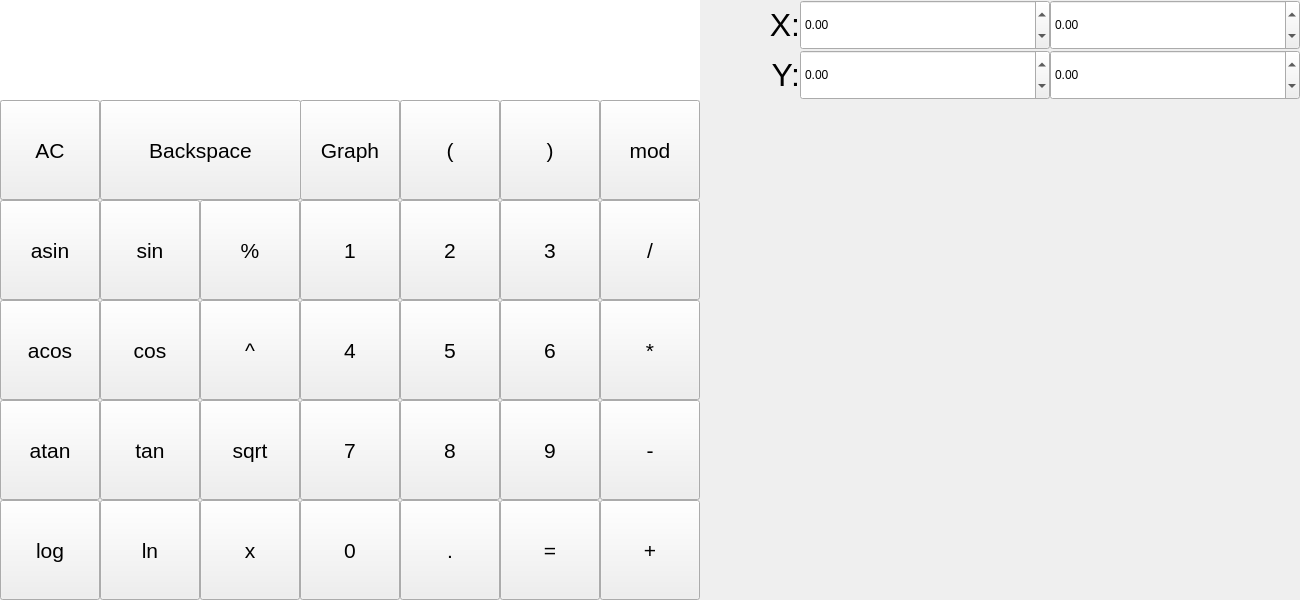
<?xml version="1.0" encoding="UTF-8"?>
<ui version="4.0">
 <class>MainWindow</class>
 <widget class="QMainWindow" name="MainWindow">
  <property name="geometry">
   <rect>
    <x>0</x>
    <y>0</y>
    <width>1300</width>
    <height>600</height>
   </rect>
  </property>
  <property name="sizePolicy">
   <sizepolicy hsizetype="Fixed" vsizetype="Fixed">
    <horstretch>0</horstretch>
    <verstretch>0</verstretch>
   </sizepolicy>
  </property>
  <property name="windowTitle">
   <string>Calculator</string>
  </property>
  <widget class="QWidget" name="centralwidget">
   <widget class="QPushButton" name="pushButton_1">
    <property name="geometry">
     <rect>
      <x>300</x>
      <y>200</y>
      <width>100</width>
      <height>100</height>
     </rect>
    </property>
    <property name="font">
     <font>
      <pointsize>16</pointsize>
     </font>
    </property>
    <property name="text">
     <string>1</string>
    </property>
   </widget>
   <widget class="QPushButton" name="pushButton_2">
    <property name="geometry">
     <rect>
      <x>400</x>
      <y>200</y>
      <width>100</width>
      <height>100</height>
     </rect>
    </property>
    <property name="font">
     <font>
      <pointsize>16</pointsize>
     </font>
    </property>
    <property name="text">
     <string>2</string>
    </property>
   </widget>
   <widget class="QPushButton" name="pushButton_3">
    <property name="geometry">
     <rect>
      <x>500</x>
      <y>200</y>
      <width>100</width>
      <height>100</height>
     </rect>
    </property>
    <property name="font">
     <font>
      <pointsize>16</pointsize>
     </font>
    </property>
    <property name="text">
     <string>3</string>
    </property>
   </widget>
   <widget class="QPushButton" name="pushButton_4">
    <property name="geometry">
     <rect>
      <x>300</x>
      <y>300</y>
      <width>100</width>
      <height>100</height>
     </rect>
    </property>
    <property name="font">
     <font>
      <pointsize>16</pointsize>
     </font>
    </property>
    <property name="text">
     <string>4</string>
    </property>
   </widget>
   <widget class="QPushButton" name="pushButton_5">
    <property name="geometry">
     <rect>
      <x>400</x>
      <y>300</y>
      <width>100</width>
      <height>100</height>
     </rect>
    </property>
    <property name="font">
     <font>
      <pointsize>16</pointsize>
     </font>
    </property>
    <property name="text">
     <string>5</string>
    </property>
   </widget>
   <widget class="QPushButton" name="pushButton_6">
    <property name="geometry">
     <rect>
      <x>500</x>
      <y>300</y>
      <width>100</width>
      <height>100</height>
     </rect>
    </property>
    <property name="font">
     <font>
      <pointsize>16</pointsize>
     </font>
    </property>
    <property name="text">
     <string>6</string>
    </property>
   </widget>
   <widget class="QPushButton" name="pushButton_7">
    <property name="geometry">
     <rect>
      <x>300</x>
      <y>400</y>
      <width>100</width>
      <height>100</height>
     </rect>
    </property>
    <property name="font">
     <font>
      <pointsize>16</pointsize>
     </font>
    </property>
    <property name="text">
     <string>7</string>
    </property>
   </widget>
   <widget class="QPushButton" name="pushButton_8">
    <property name="geometry">
     <rect>
      <x>400</x>
      <y>400</y>
      <width>100</width>
      <height>100</height>
     </rect>
    </property>
    <property name="font">
     <font>
      <pointsize>16</pointsize>
     </font>
    </property>
    <property name="text">
     <string>8</string>
    </property>
   </widget>
   <widget class="QPushButton" name="pushButton_9">
    <property name="geometry">
     <rect>
      <x>500</x>
      <y>400</y>
      <width>100</width>
      <height>100</height>
     </rect>
    </property>
    <property name="font">
     <font>
      <pointsize>16</pointsize>
     </font>
    </property>
    <property name="text">
     <string>9</string>
    </property>
   </widget>
   <widget class="QPushButton" name="pushButton_sin">
    <property name="geometry">
     <rect>
      <x>100</x>
      <y>200</y>
      <width>100</width>
      <height>100</height>
     </rect>
    </property>
    <property name="font">
     <font>
      <pointsize>16</pointsize>
     </font>
    </property>
    <property name="text">
     <string>sin</string>
    </property>
   </widget>
   <widget class="QPushButton" name="pushButton_cos">
    <property name="geometry">
     <rect>
      <x>100</x>
      <y>300</y>
      <width>100</width>
      <height>100</height>
     </rect>
    </property>
    <property name="font">
     <font>
      <pointsize>16</pointsize>
     </font>
    </property>
    <property name="text">
     <string>cos</string>
    </property>
   </widget>
   <widget class="QPushButton" name="pushButton_tan">
    <property name="geometry">
     <rect>
      <x>100</x>
      <y>400</y>
      <width>100</width>
      <height>100</height>
     </rect>
    </property>
    <property name="font">
     <font>
      <pointsize>16</pointsize>
     </font>
    </property>
    <property name="text">
     <string>tan</string>
    </property>
   </widget>
   <widget class="QPushButton" name="pushButton_acos">
    <property name="geometry">
     <rect>
      <x>0</x>
      <y>300</y>
      <width>100</width>
      <height>100</height>
     </rect>
    </property>
    <property name="font">
     <font>
      <pointsize>16</pointsize>
     </font>
    </property>
    <property name="text">
     <string>acos</string>
    </property>
   </widget>
   <widget class="QPushButton" name="pushButton_atan">
    <property name="geometry">
     <rect>
      <x>0</x>
      <y>400</y>
      <width>100</width>
      <height>100</height>
     </rect>
    </property>
    <property name="font">
     <font>
      <pointsize>16</pointsize>
     </font>
    </property>
    <property name="text">
     <string>atan</string>
    </property>
   </widget>
   <widget class="QPushButton" name="pushButton_asin">
    <property name="geometry">
     <rect>
      <x>0</x>
      <y>200</y>
      <width>100</width>
      <height>100</height>
     </rect>
    </property>
    <property name="font">
     <font>
      <pointsize>16</pointsize>
     </font>
    </property>
    <property name="text">
     <string>asin</string>
    </property>
   </widget>
   <widget class="QPushButton" name="pushButton_power">
    <property name="geometry">
     <rect>
      <x>200</x>
      <y>300</y>
      <width>100</width>
      <height>100</height>
     </rect>
    </property>
    <property name="font">
     <font>
      <pointsize>16</pointsize>
     </font>
    </property>
    <property name="text">
     <string>^</string>
    </property>
   </widget>
   <widget class="QPushButton" name="pushButton_sqrt">
    <property name="geometry">
     <rect>
      <x>200</x>
      <y>400</y>
      <width>100</width>
      <height>100</height>
     </rect>
    </property>
    <property name="font">
     <font>
      <pointsize>16</pointsize>
     </font>
    </property>
    <property name="text">
     <string>sqrt</string>
    </property>
   </widget>
   <widget class="QPushButton" name="pushButton_percent">
    <property name="geometry">
     <rect>
      <x>200</x>
      <y>200</y>
      <width>100</width>
      <height>100</height>
     </rect>
    </property>
    <property name="font">
     <font>
      <pointsize>16</pointsize>
     </font>
    </property>
    <property name="text">
     <string>%</string>
    </property>
   </widget>
   <widget class="QPushButton" name="pushButton_dot">
    <property name="geometry">
     <rect>
      <x>400</x>
      <y>500</y>
      <width>100</width>
      <height>100</height>
     </rect>
    </property>
    <property name="font">
     <font>
      <pointsize>16</pointsize>
     </font>
    </property>
    <property name="text">
     <string>.</string>
    </property>
   </widget>
   <widget class="QPushButton" name="pushButton_ln">
    <property name="geometry">
     <rect>
      <x>100</x>
      <y>500</y>
      <width>100</width>
      <height>100</height>
     </rect>
    </property>
    <property name="font">
     <font>
      <pointsize>16</pointsize>
     </font>
    </property>
    <property name="text">
     <string>ln</string>
    </property>
   </widget>
   <widget class="QPushButton" name="pushButton_x">
    <property name="geometry">
     <rect>
      <x>200</x>
      <y>500</y>
      <width>100</width>
      <height>100</height>
     </rect>
    </property>
    <property name="font">
     <font>
      <pointsize>16</pointsize>
     </font>
    </property>
    <property name="text">
     <string>x</string>
    </property>
   </widget>
   <widget class="QPushButton" name="pushButton_0">
    <property name="geometry">
     <rect>
      <x>300</x>
      <y>500</y>
      <width>100</width>
      <height>100</height>
     </rect>
    </property>
    <property name="font">
     <font>
      <pointsize>16</pointsize>
     </font>
    </property>
    <property name="text">
     <string>0</string>
    </property>
   </widget>
   <widget class="QPushButton" name="pushButton_log">
    <property name="geometry">
     <rect>
      <x>0</x>
      <y>500</y>
      <width>100</width>
      <height>100</height>
     </rect>
    </property>
    <property name="font">
     <font>
      <pointsize>16</pointsize>
     </font>
    </property>
    <property name="text">
     <string>log</string>
    </property>
   </widget>
   <widget class="QPushButton" name="pushButton_equal">
    <property name="geometry">
     <rect>
      <x>500</x>
      <y>500</y>
      <width>100</width>
      <height>100</height>
     </rect>
    </property>
    <property name="font">
     <font>
      <pointsize>16</pointsize>
     </font>
    </property>
    <property name="text">
     <string>=</string>
    </property>
   </widget>
   <widget class="QPushButton" name="pushButton_divide">
    <property name="geometry">
     <rect>
      <x>600</x>
      <y>200</y>
      <width>100</width>
      <height>100</height>
     </rect>
    </property>
    <property name="font">
     <font>
      <pointsize>16</pointsize>
     </font>
    </property>
    <property name="text">
     <string>/</string>
    </property>
   </widget>
   <widget class="QPushButton" name="pushButton_plus">
    <property name="geometry">
     <rect>
      <x>600</x>
      <y>500</y>
      <width>100</width>
      <height>100</height>
     </rect>
    </property>
    <property name="font">
     <font>
      <pointsize>16</pointsize>
     </font>
    </property>
    <property name="text">
     <string>+</string>
    </property>
   </widget>
   <widget class="QPushButton" name="pushButton_minus">
    <property name="geometry">
     <rect>
      <x>600</x>
      <y>400</y>
      <width>100</width>
      <height>100</height>
     </rect>
    </property>
    <property name="font">
     <font>
      <pointsize>16</pointsize>
     </font>
    </property>
    <property name="text">
     <string>-</string>
    </property>
   </widget>
   <widget class="QPushButton" name="pushButton_multiply">
    <property name="geometry">
     <rect>
      <x>600</x>
      <y>300</y>
      <width>100</width>
      <height>100</height>
     </rect>
    </property>
    <property name="font">
     <font>
      <pointsize>16</pointsize>
     </font>
    </property>
    <property name="text">
     <string>*</string>
    </property>
   </widget>
   <widget class="QPushButton" name="pushButton_upBracket">
    <property name="geometry">
     <rect>
      <x>400</x>
      <y>100</y>
      <width>100</width>
      <height>100</height>
     </rect>
    </property>
    <property name="font">
     <font>
      <pointsize>16</pointsize>
     </font>
    </property>
    <property name="text">
     <string>(</string>
    </property>
   </widget>
   <widget class="QPushButton" name="pushButton_downBracket">
    <property name="geometry">
     <rect>
      <x>500</x>
      <y>100</y>
      <width>100</width>
      <height>100</height>
     </rect>
    </property>
    <property name="font">
     <font>
      <pointsize>16</pointsize>
     </font>
    </property>
    <property name="text">
     <string>)</string>
    </property>
   </widget>
   <widget class="QPushButton" name="pushButton_Graph">
    <property name="geometry">
     <rect>
      <x>300</x>
      <y>100</y>
      <width>100</width>
      <height>100</height>
     </rect>
    </property>
    <property name="font">
     <font>
      <pointsize>16</pointsize>
     </font>
    </property>
    <property name="text">
     <string>Graph</string>
    </property>
   </widget>
   <widget class="QPushButton" name="pushButton_mod">
    <property name="geometry">
     <rect>
      <x>600</x>
      <y>100</y>
      <width>100</width>
      <height>100</height>
     </rect>
    </property>
    <property name="font">
     <font>
      <pointsize>16</pointsize>
     </font>
    </property>
    <property name="text">
     <string>mod</string>
    </property>
   </widget>
   <widget class="QPushButton" name="pushButton_AC">
    <property name="geometry">
     <rect>
      <x>0</x>
      <y>100</y>
      <width>100</width>
      <height>100</height>
     </rect>
    </property>
    <property name="font">
     <font>
      <pointsize>16</pointsize>
     </font>
    </property>
    <property name="text">
     <string>AC</string>
    </property>
   </widget>
   <widget class="QPushButton" name="pushButton_Backspace">
    <property name="geometry">
     <rect>
      <x>100</x>
      <y>100</y>
      <width>201</width>
      <height>100</height>
     </rect>
    </property>
    <property name="font">
     <font>
      <pointsize>16</pointsize>
     </font>
    </property>
    <property name="text">
     <string>Backspace</string>
    </property>
   </widget>
   <widget class="QLabel" name="label">
    <property name="geometry">
     <rect>
      <x>0</x>
      <y>0</y>
      <width>700</width>
      <height>100</height>
     </rect>
    </property>
    <property name="font">
     <font>
      <pointsize>36</pointsize>
     </font>
    </property>
    <property name="layoutDirection">
     <enum>Qt::LeftToRight</enum>
    </property>
    <property name="styleSheet">
     <string notr="true">background-color: rgb(255, 255, 255);
padding-right: 30px;</string>
    </property>
    <property name="text">
     <string/>
    </property>
    <property name="alignment">
     <set>Qt::AlignRight|Qt::AlignTrailing|Qt::AlignVCenter</set>
    </property>
   </widget>
   <widget class="QCustomPlot" name="widgetPlot" native="true">
    <property name="geometry">
     <rect>
      <x>700</x>
      <y>100</y>
      <width>600</width>
      <height>500</height>
     </rect>
    </property>
   </widget>
   <widget class="QLabel" name="label_2">
    <property name="geometry">
     <rect>
      <x>700</x>
      <y>0</y>
      <width>100</width>
      <height>50</height>
     </rect>
    </property>
    <property name="font">
     <font>
      <pointsize>24</pointsize>
     </font>
    </property>
    <property name="text">
     <string>X:</string>
    </property>
    <property name="alignment">
     <set>Qt::AlignRight|Qt::AlignTrailing|Qt::AlignVCenter</set>
    </property>
   </widget>
   <widget class="QLabel" name="label_3">
    <property name="geometry">
     <rect>
      <x>700</x>
      <y>50</y>
      <width>100</width>
      <height>50</height>
     </rect>
    </property>
    <property name="font">
     <font>
      <pointsize>24</pointsize>
     </font>
    </property>
    <property name="text">
     <string>Y:</string>
    </property>
    <property name="alignment">
     <set>Qt::AlignRight|Qt::AlignTrailing|Qt::AlignVCenter</set>
    </property>
   </widget>
   <widget class="QDoubleSpinBox" name="doubleSpinBox">
    <property name="geometry">
     <rect>
      <x>800</x>
      <y>0</y>
      <width>250</width>
      <height>50</height>
     </rect>
    </property>
    <property name="minimum">
     <double>-100.000000000000000</double>
    </property>
    <property name="maximum">
     <double>100.000000000000000</double>
    </property>
   </widget>
   <widget class="QDoubleSpinBox" name="doubleSpinBox_2">
    <property name="geometry">
     <rect>
      <x>1050</x>
      <y>0</y>
      <width>250</width>
      <height>50</height>
     </rect>
    </property>
    <property name="minimum">
     <double>-100.000000000000000</double>
    </property>
    <property name="maximum">
     <double>100.000000000000000</double>
    </property>
   </widget>
   <widget class="QDoubleSpinBox" name="doubleSpinBox_3">
    <property name="geometry">
     <rect>
      <x>800</x>
      <y>50</y>
      <width>250</width>
      <height>50</height>
     </rect>
    </property>
    <property name="minimum">
     <double>-100.000000000000000</double>
    </property>
    <property name="maximum">
     <double>100.000000000000000</double>
    </property>
   </widget>
   <widget class="QDoubleSpinBox" name="doubleSpinBox_4">
    <property name="geometry">
     <rect>
      <x>1050</x>
      <y>50</y>
      <width>250</width>
      <height>50</height>
     </rect>
    </property>
    <property name="minimum">
     <double>-100.000000000000000</double>
    </property>
    <property name="maximum">
     <double>100.000000000000000</double>
    </property>
   </widget>
  </widget>
 </widget>
 <customwidgets>
  <customwidget>
   <class>QCustomPlot</class>
   <extends>QWidget</extends>
   <header>qcustomplot.h</header>
   <container>1</container>
  </customwidget>
 </customwidgets>
 <resources/>
 <connections/>
</ui>
